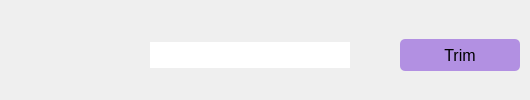
            <widget class="QFrame" name="controls">
             <property name="styleSheet">
              <string notr="true">QPushButton{
        border-radius:5px;
        border: none;
        height: 30px;
}
QPushButton:enabled {
		background-color: rgb(15, 15, 15);
}
QPushButton:enabled:hover{
        background: #151515;
}
QPushButton:enabled:pressed{
        background: #080808;
}</string>
             </property>
             <property name="frameShape">
              <enum>QFrame::NoFrame</enum>
             </property>
             <property name="frameShadow">
              <enum>QFrame::Raised</enum>
             </property>
             <layout class="QHBoxLayout" name="horizontalLayout_11">
              <property name="spacing">
               <number>10</number>
              </property>
              <property name="leftMargin">
               <number>10</number>
              </property>
              <property name="topMargin">
               <number>10</number>
              </property>
              <property name="rightMargin">
               <number>10</number>
              </property>
              <property name="bottomMargin">
               <number>0</number>
              </property>
              <item>
               <widget class="QPushButton" name="folderBtn">
                <property name="minimumSize">
                 <size>
                  <width>40</width>
                  <height>0</height>
                 </size>
                </property>
                <property name="maximumSize">
                 <size>
                  <width>40</width>
                  <height>30</height>
                 </size>
                </property>
                <property name="focusPolicy">
                 <enum>Qt::NoFocus</enum>
                </property>
                <property name="toolTip">
                 <string>Choose Folder</string>
                </property>
                <property name="styleSheet">
                 <string notr="true">QWidget{
    background-color: white;
}

QPushButton {
    background-color: transparent;
    padding: 10px 64px 10px 64px;
    
	font: 700 10pt &quot;Segoe UI&quot;;
    border: transparent;
    border-radius: 4px;
    /* height: 40px; */
}

QPushButton:pressed:hover {
    background-color:#090909;
}

QPushButton:hover {
    background-color: #101010;
}

QPushButton:disabled {
    background-color: rgb(204, 204, 204);
    color: rgb(122, 122, 122);
}</string>
                </property>
                <property name="text">
                 <string/>
                </property>
                <property name="icon">
                 <iconset resource="cliptimizer.qrc">
                  <normaloff>:/Cliptimizer/icons/folder.svg</normaloff>:/Cliptimizer/icons/folder.svg</iconset>
                </property>
                <property name="iconSize">
                 <size>
                  <width>25</width>
                  <height>25</height>
                 </size>
                </property>
                <property name="flat">
                 <bool>true</bool>
                </property>
               </widget>
              </item>
              <item>
               <widget class="QPushButton" name="videoBtn">
                <property name="minimumSize">
                 <size>
                  <width>40</width>
                  <height>0</height>
                 </size>
                </property>
                <property name="maximumSize">
                 <size>
                  <width>40</width>
                  <height>30</height>
                 </size>
                </property>
                <property name="focusPolicy">
                 <enum>Qt::NoFocus</enum>
                </property>
                <property name="toolTip">
                 <string>Choose Clip</string>
                </property>
                <property name="styleSheet">
                 <string notr="true">QWidget{
    background-color: white;
}

QPushButton {
    background-color: transparent;
    padding: 10px 64px 10px 64px;
    
	font: 700 10pt &quot;Segoe UI&quot;;
    border: transparent;
    border-radius: 4px;
    /* height: 40px; */
}

QPushButton:pressed:hover {
    background-color:#090909;
}

QPushButton:hover {
    background-color: #101010;
}

QPushButton:disabled {
    background-color: rgb(204, 204, 204);
    color: rgb(122, 122, 122);
}</string>
                </property>
                <property name="text">
                 <string/>
                </property>
                <property name="icon">
                 <iconset resource="cliptimizer.qrc">
                  <normaloff>:/Cliptimizer/icons/video.svg</normaloff>:/Cliptimizer/icons/video.svg</iconset>
                </property>
                <property name="iconSize">
                 <size>
                  <width>25</width>
                  <height>25</height>
                 </size>
                </property>
                <property name="flat">
                 <bool>false</bool>
                </property>
               </widget>
              </item>
              <item>
               <spacer name="ctrlSpaceL">
                <property name="orientation">
                 <enum>Qt::Horizontal</enum>
                </property>
                <property name="sizeHint" stdset="0">
                 <size>
                  <width>40</width>
                  <height>20</height>
                 </size>
                </property>
               </spacer>
              </item>
              <item>
               <widget class="QLineEdit" name="clipTitle">
                <property name="minimumSize">
                 <size>
                  <width>200</width>
                  <height>0</height>
                 </size>
                </property>
                <property name="font">
                 <font>
                  <pointsize>15</pointsize>
                 </font>
                </property>
                <property name="focusPolicy">
                 <enum>Qt::ClickFocus</enum>
                </property>
                <property name="styleSheet">
                 <string notr="true">color: rgb(255, 255, 255);
border:0;</string>
                </property>
               </widget>
              </item>
              <item>
               <spacer name="ctrlSpaceR">
                <property name="orientation">
                 <enum>Qt::Horizontal</enum>
                </property>
                <property name="sizeType">
                 <enum>QSizePolicy::Expanding</enum>
                </property>
                <property name="sizeHint" stdset="0">
                 <size>
                  <width>40</width>
                  <height>20</height>
                 </size>
                </property>
               </spacer>
              </item>
              <item>
               <widget class="QPushButton" name="trimBtn">
                <property name="minimumSize">
                 <size>
                  <width>120</width>
                  <height>32</height>
                 </size>
                </property>
                <property name="maximumSize">
                 <size>
                  <width>120</width>
                  <height>32</height>
                 </size>
                </property>
                <property name="font">
                 <font>
                  <family>Segoe UI</family>
                  <pointsize>12</pointsize>
                  <bold>false</bold>
                 </font>
                </property>
                <property name="cursor">
                 <cursorShape>PointingHandCursor</cursorShape>
                </property>
                <property name="toolTip">
                 <string>Trim Clip </string>
                </property>
                <property name="styleSheet">
                 <string notr="true">QPushButton:enabled {
		background-color: #b290e2;
}
QPushButton:enabled:hover{
        background: #a081cb;
}
QPushButton:enabled:pressed{
        background: #8e73b4;
}</string>
                </property>
                <property name="text">
                 <string>Trim</string>
                </property>
               </widget>
              </item>
             </layout>
            </widget>
